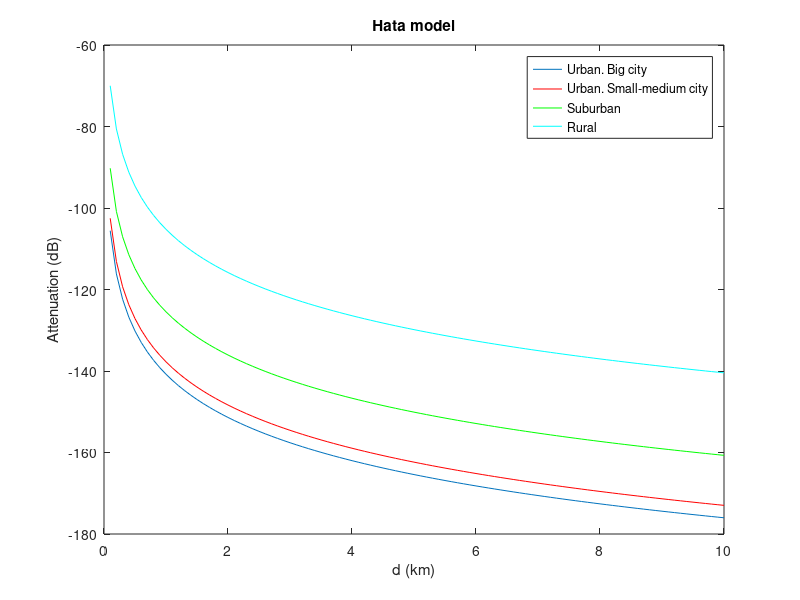

Recreate this plot in MATLAB.
%
% intro32   (Hata model)
%
%========================================================================
close all
clear
clc
%========================================================================
fMHz=2000;        % freq in MHz
d=[0.1:0.1:10];   % distance in km
hm=1.5;           % mobile antenna height in m
ht=30;            % base station antenna height in m
Cm_p=0;   
Cm_g=3;   

am_p=(1.1*log10(fMHz)-0.7)*hm-(1.56*log10(fMHz)-0.8);

if (fMHz<=200)
    am_g=8.29*((log10(1.54*hm))^2)-1.1;    % am=8.29*((log10(1.54)*hm)^2)-1.1 ??????
elseif (fMHz>400)
    am_g=3.2*((log10(11.75*hm))^2)-4.97;   % am=3.2*((log10(11.75)*hm)^2)-4.97 ?????
end


if (fMHz<1500 && fMHz>150)
    % Hata basic loss (Urban environment).
    AA=69.55+26.16*log10(fMHz)-13.82*log10(ht);
    AA_g=AA-am_g;
    AA_p=AA-am_p;
elseif (fMHz>=1500 && fMHz<=2000)
    % Hata-COST231 basic loss.
    AA=46.3+33.9*log10(fMHz)-13.82*log10(ht);
    AA_g=AA-am_g+Cm_g;
    AA_p=AA-am_p+Cm_p;
else
    fprintf('Wrong frequency. Correct frequency range (150,2000] MHz');
    return
end

% Losses due to the distance.
BB=44.9-6.55*log10(ht);
nn=BB/10;
L_g=AA_g+BB*log10(d);
L_p=AA_p+BB*log10(d);

% Suburban zone loss.
Ls=L_p-2*((log10(fMHz/28))^2)-5.4;

% Rural zone loss.
Lr=L_p-4.78*((log10(fMHz))^2)+18.33*log10(fMHz)-40.94;

figure,plot(d,-L_g,d,-L_p,'r',d,-Ls,'g',d,-Lr,'c');
legend('Urban. Big city','Urban. Small-medium city','Suburban','Rural');
title('Hata model');
xlabel('d (km)');
ylabel('Attenuation (dB)');